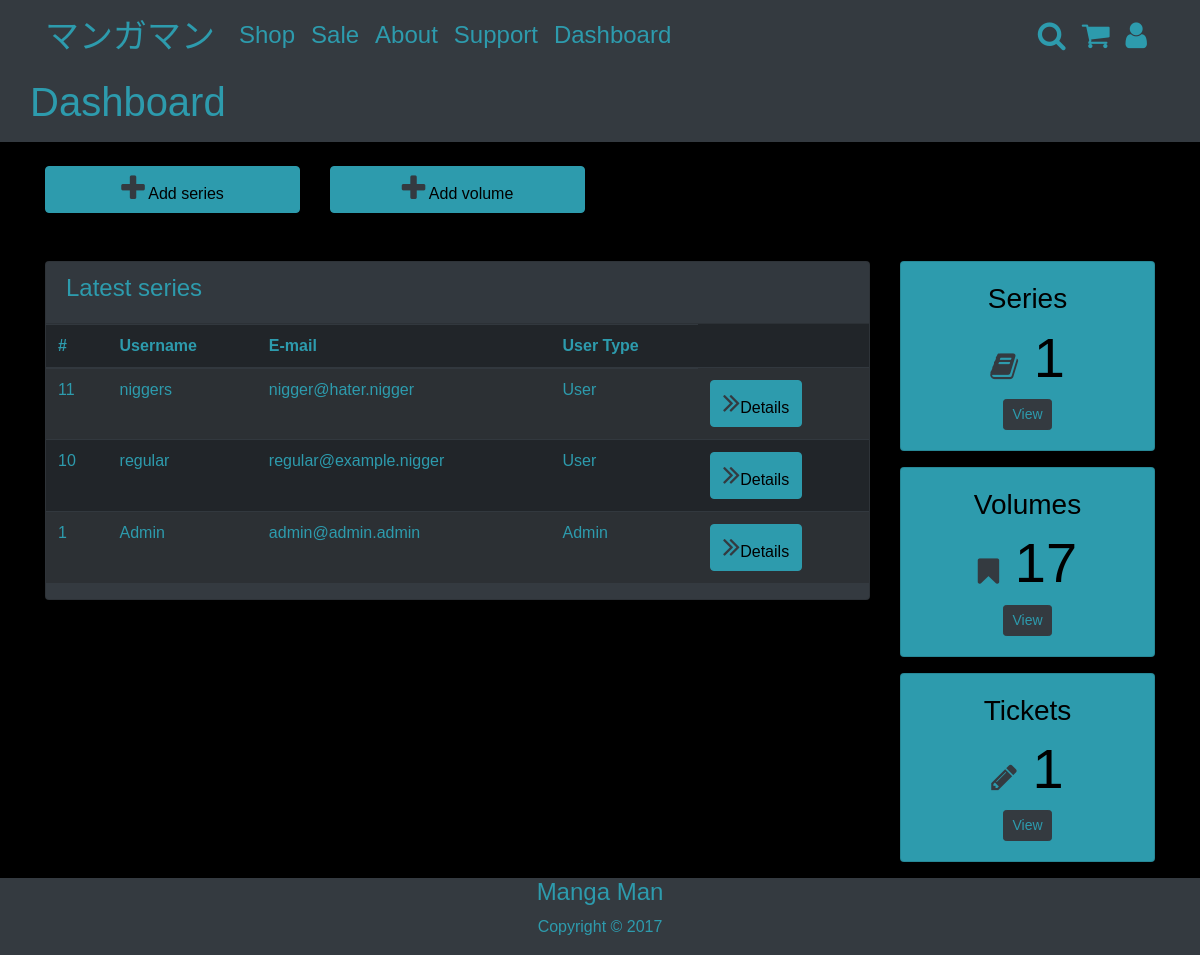
/admin_panel.php (signed in), run on the app's committed database.
### tables this page shows
CREATE TABLE `users` (
  `id` int(11) NOT NULL,
  `username` varchar(48) NOT NULL,
  `email` varchar(48) NOT NULL,
  `password` varchar(48) NOT NULL,
  `usertype` int(2) NOT NULL
);

### admin_panel.php (the view, shortened to what this page needs)
<?php
if (isset($_SESSION['aaa'])&& $_SESSION['aaa']=='admin') {
  include('includes/adminheader.php');
}
elseif (isset($_SESSION['aaa'])&& $_SESSION['aaa']=='user'){
  include('includes/userheader.php');
} else {
  include('includes/header.php');
}
?>
<?php
if($_SESSION['aaa'] === 'admin') {
?>
<section class="bg-dark">
<div class="container py-2">
  <div class="row">
    <div class="col-mb-6">
      <h1>Dashboard</h1>
    </div>
  </div>
</div>
</section>
<section id="post" class="py-4 mb-4">
  <div class="container">
    <div class="row">
      <div class="col-md-3">
        <a href="#" class="btn btn-primary btn-block" data-toggle="modal" data-target="#addseries">
          <i class="fa fa-plus"></i> Add series
        </a>
      </div>
      <div class="col-md-3">
        <a href="#" class="btn btn-primary btn-block" data-toggle="modal" data-target="#addvolume">
          <i class="fa fa-plus"></i> Add volume
        </a>
      </div>
    </div>
  </div>
</section>
<section id="posts">
  <div class="container">
    <div class="row">
      <div class="col md-9">
        <div class="card bg-dark">
          <div class="card-header">
            <h4>Latest series</h4>
          </div>
          <table class="table table-striped table-dark text-primary">
            <thead class="thead-inverse">
              <tr>
                <th>#</th>
                <th>Username</th>
                <th>E-mail</th>
                <th>User Type</th>
              </tr>
            </thead>
            <tbody>
              <?php
              $user = 'SELECT * FROM users ORDER BY id DESC';
              $userquery = mysqli_query($connection, $user);
              $manga='SELECT * FROM series ORDER BY series_id DESC';
              $query = mysqli_query($connection,$manga);
              $num_rows = mysqli_num_rows($query);
              $volumes = 'SELECT * FROM volumes ORDER BY id DESC';
              $query2 = mysqli_query($connection, $volumes);
              $num_rows2 = mysqli_num_rows($query2);
              $tickets = 'SELECT * FROM support';
              $query1 = mysqli_query($connection,$tickets);
              $num_rows1 = mysqli_num_rows($query1);
              while ($row = mysqli_fetch_array($userquery)) {
              echo '<tr>';
              echo '<td scope="row">'.$row['id'].'</td>';
              echo '<td>'.$row['username'].'</td>';
              echo '<td>'.$row['email'].'</td>';
              if($row['usertype'] == 1) {
                echo '<td>Admin</td>';
              } else {
                echo '<td>User</td>';
              }
              echo '<td><a href="user_details.php?id='.$row['id'].'" class="btn btn-primary">
                <i class="fa fa-angle-double-right"></i>Details</a></td>';
              echo '</tr>';
              }
              ?>
            </tbody>
          </table>
        </div>
      </div>
      <div class="col-md-3">
        <div class="card text-center bg-primary text-dark mb-3">
          <div class="card-body">
            <h3>Series</h3>
            <h1 class="display-4">
              <i class="fa fa-book"></i> <?php echo $num_rows; ?>
            </h1>
            <a href="series.php" class="btn btn-dark btn-sm">View</a>
          </div>
        </div>
        <div class="card text-center bg-primary text-dark mb-3">
          <div class="card-body">
            <h3>Volumes</h3>
            <h1 class="display-4">
              <i class="fa fa-bookmark"></i> <?php echo $num_rows2; ?>
            </h1>
            <a href="volumes.php" class="btn btn-dark btn-sm">View</a>
          </div>
        </div>
        <div class="card text-center bg-primary text-dark mb-3">
          <div class="card-body">
            <h3>Tickets</h3>
            <h1 class="display-4">
              <i class="fa fa-pencil"></i> <?php echo $num_rows1; ?>
            </h1>
            <a href="tickets.php" class="btn btn-dark btn-sm">View</a>
          </div>
        </div>
      </div>
    </div>
  </div>
</section>
<?php
  } else {
    header('Location: index.php');
  }
?>
<?php include('includes/footer.php'); ?>

### css/style.css (style rules this page uses)
html { height: 100px; }
body { font-family: 'Zud Juice', Arial, sans-serif; font-weight: normal; font-style: normal; color: #2d9bad; background-color: #000000; height:100vh; display: flex; flex-direction:column; }
.fa { position: relative; font-size: 30px; color: #2d9bad; background-size: contain; }
#post .fa { color: #343a40; }
#posts .fa { color: #343a40; }
a { color: #2d9bad; }

### data on the page
users: id "11", username "niggers", email "nigger@hater.nigger", usertype "User"
users: id "10", username "regular", email "regular@example.nigger", usertype "User"
users: id "1", username "Admin", email "admin@admin.admin", usertype "Admin"

### other printed values
$num_rows "1"
$num_rows2 "17"
$num_rows1 "1"
